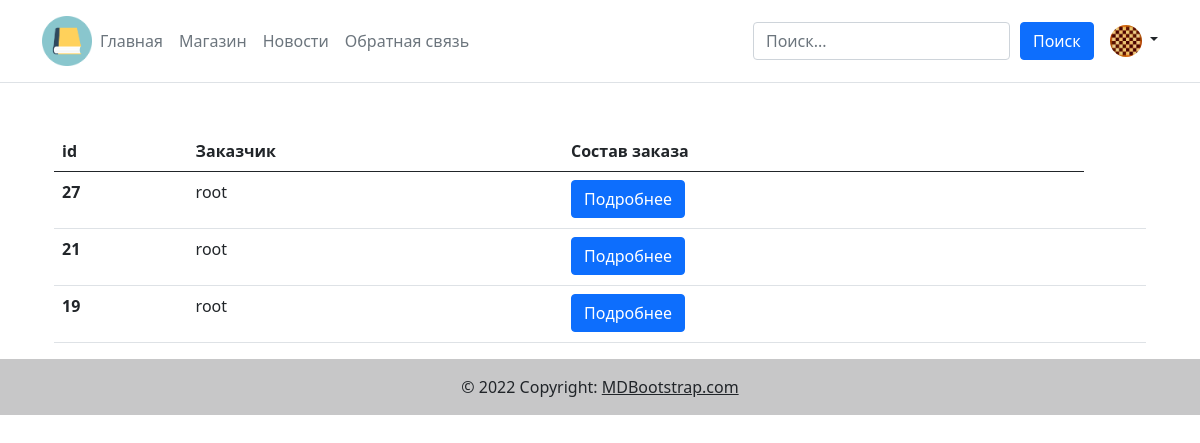
/moderator/manager (signed in), run on the app's committed database.
### main/models.py (models this page shows)
class profile (models.Model):
    objects = None
    user = models.OneToOneField(User, on_delete=models.CASCADE)
    moderator = models.BooleanField(default=False, verbose_name = "Администратор")
    photo = models.ImageField(upload_to="photo/user/%Y/%m/%d/", null = True, verbose_name = "Фото пользователя")

### cart/models.py (models this page shows, shortened)
class Order(models.Model):
    customer = models.ForeignKey(User, related_name='customer',
                                 on_delete=models.CASCADE, verbose_name='Customer')
    books = models.ManyToManyField(book, verbose_name='Books', blank=True, through='BookInOrder')
    created = models.DateTimeField(auto_now_add=True, verbose_name='Create date')
    class Meta:
        verbose_name = 'Order'
        verbose_name_plural = 'Orders'

### moderator/views.py (the view)
# urls.py: path('manager', views.manager_main, name='manager_main'),
def manager_main(request):
    orders =  reversed(Order.objects.all())
    books = BookInOrder.objects.all()
    if request.user.is_authenticated:
        photo_user=profile.objects.filter(user = request.user)
    else:
        photo_user = ""
    context = {
        'orders':orders,
        'books':books,
        'photo_user':photo_user,
        }
    return render(request,'manager/index.html',context = context)

### moderator/templates/manager/index.html (shortened to what this page needs)
{% extends 'base.html' %}
{% block content %}
<div class="container mt-5">
    <table class="table">
        <thead>
            <tr>
                <th scope="col">id</th>
                <th scope="col">Заказчик</th>
                <th scope="col">Состав заказа</th>
            </tr>
        </thead>
        {% for order in orders %}
        <tr>
            <th scope="row"><p>{{order.id}}</p></th>
            <td><p>{{order.customer}}</p></td>
            <td>
                <a class="btn btn-primary" data-bs-toggle="collapse" href="#multiCollapseExample{{order.pk}}" role="button" aria-expanded="false" aria-controls="multiCollapseExample1">Подробнее</a>
            </td>
            <td>
            </td>
            {% endfor %}
        </tr>
    </table>
</div>
{% endblock %}

### main/templates/base.html (shortened to what this page needs)
{% load static %}
<!DOCTYPE html>
<html lang="ru">
<head>
    <link href="https://cdn.jsdelivr.net/npm/bootstrap@5.0.2/dist/css/bootstrap.min.css" rel="stylesheet">
    <link rel="stylesheet" href="https://cdn.jsdelivr.net/npm/bootstrap-icons@1.9.1/font/bootstrap-icons.css">
</head>
<body>
    {% block header %}
    <header class="p-3 mb-3 border-bottom">
        <div class="container">
            <div class="d-flex flex-wrap align-items-center justify-content-center justify-content-lg-start">
                <img class="ml-5"style="height:50px;width:50px" src="../../media/photo/icon.png"/>
                <ol class="nav col-12 col-lg-auto me-lg-auto mb-2 justify-content-center mb-md-0">
                    <li><a class="nav-link px-2 link-secondary" href="{% url 'home' %}">Главная</a></li>
                    <li><a class="nav-link px-2 link-secondary" href="{% url 'store' %}">Магазин</a></li>
                    <li><a class="nav-link px-2 link-secondary" href="{% url 'news' %}">Новости</a></li>
                    <li><a class="nav-link px-2 link-secondary" href="{% url 'contact' %}">Обратная связь</a></li>
                </ol>
                    {% include 'search.html' %}
                <div class="dropdown text-end">
                    {% if request.user.is_authenticated %}
                    <div class="dropdown text-end">
                        <a href="#" class="d-block link-dark text-decoration-none dropdown-toggle" id="dropdownUser1" data-bs-toggle="dropdown" aria-expanded="false">
                            {% if photo_user %}
                                {% for photo_user in photo_user %}
                                    <img src="../../../media/{{photo_user.photo}}" alt="mdo" width="32" height="32" class="rounded-circle">
                                {% endfor %}
                            {% else %}
                                <img src="media/photo/no-photo.png" alt="mdo" width="32" height="32" class="rounded-circle">
                            {% endif %}
                        </a>
                    </div>
                    {% endif%}
                </div>
            </div>
        </div>
    </header>
    {% endblock header %}
    <div class="container mt-5">
        {% block content %}
        {% endblock content %}
    </div>
    {% block footer %}
    <footer class="bg-light text-center text-lg-start mt-3">
        <div class="text-center p-3" style="background-color: rgba(0, 0, 0, 0.2);">
            © 2022 Copyright:
            <a class="text-dark" href="https://mdbootstrap.com/">MDBootstrap.com</a>
        </div>
    </footer>
    {% endblock %}
</body>
</html>

### data on the page
profile: photo (picture)
Order: id "27", customer "root"
Order: id "21", customer "root"
Order: id "19", customer "root"
